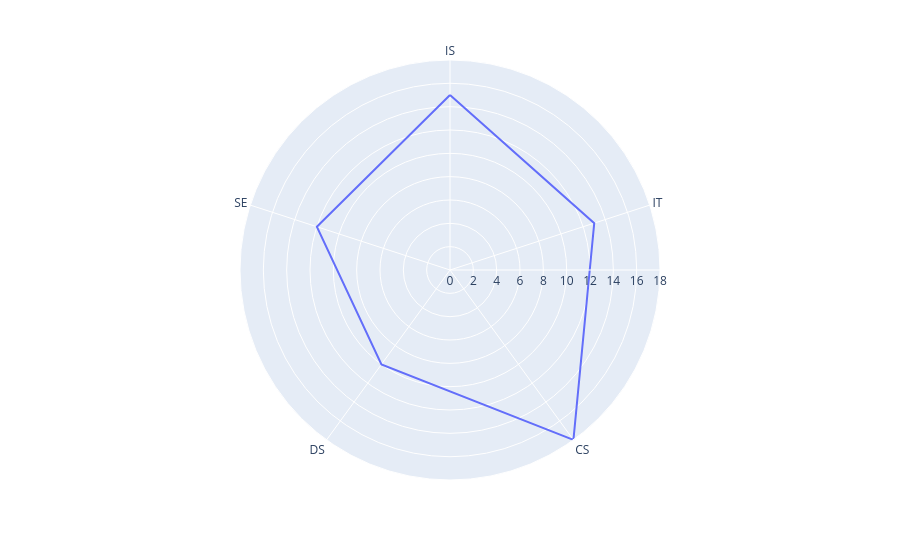

Notebook cell for this chart:
### Code cell
# Question number 7

import plotly.express as px
import pandas as pd

df = pd.read_csv('dataset/ws1_instructors.csv')

fig = px.line_polar(df, r='Instructors', theta='Department', line_close=True)

fig.show()

### Figure 1 — Plotly figure (JSON) as saved in the notebook; plotly's stock layout.template omitted (floating-point values rounded to 4 significant figures)
{"data": [{"hovertemplate": "Instructors=%{r}<br>Department=%{theta}<extra></extra>", "legendgroup": "", "line": {"color": "#636efa", "dash": "solid"}, "marker": {"symbol": "circle"}, "mode": "lines", "name": "", "r": [15, 13, 18, 10, 12, 15], "showlegend": false, "subplot": "polar", "theta": ["IS", "IT", "CS", "DS", "SE", "IS"], "type": "scatterpolar"}], "layout": {"legend": {"tracegroupgap": 0}, "margin": {"t": 60}, "polar": {"angularaxis": {"direction": "clockwise", "rotation": 90}, "domain": {"x": [0, 1], "y": [0, 1]}}}}
